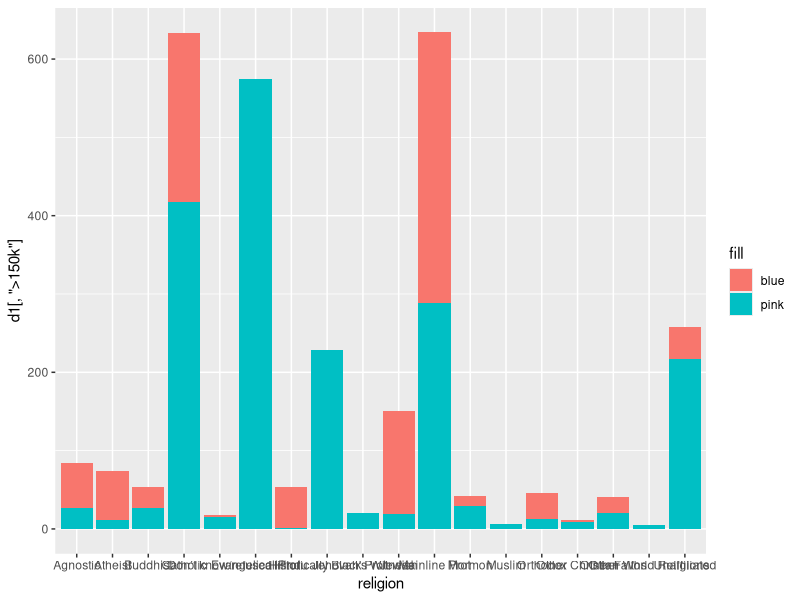
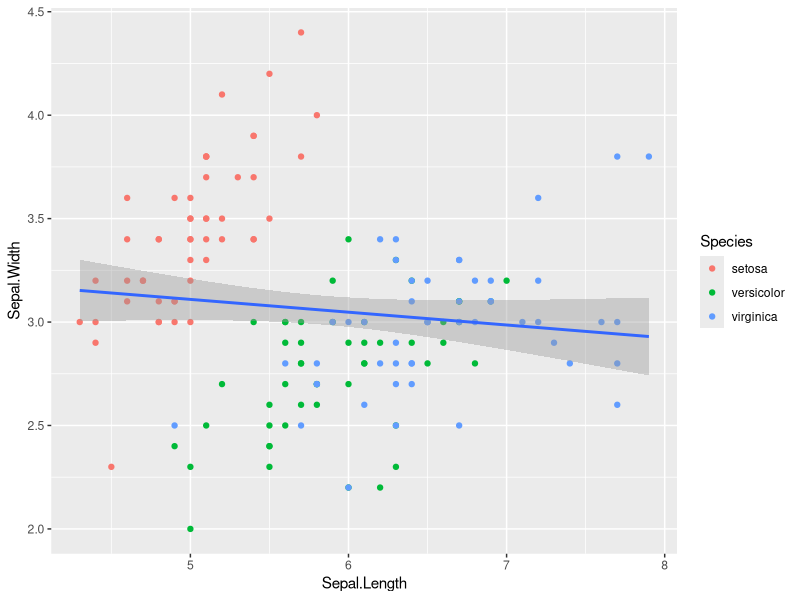
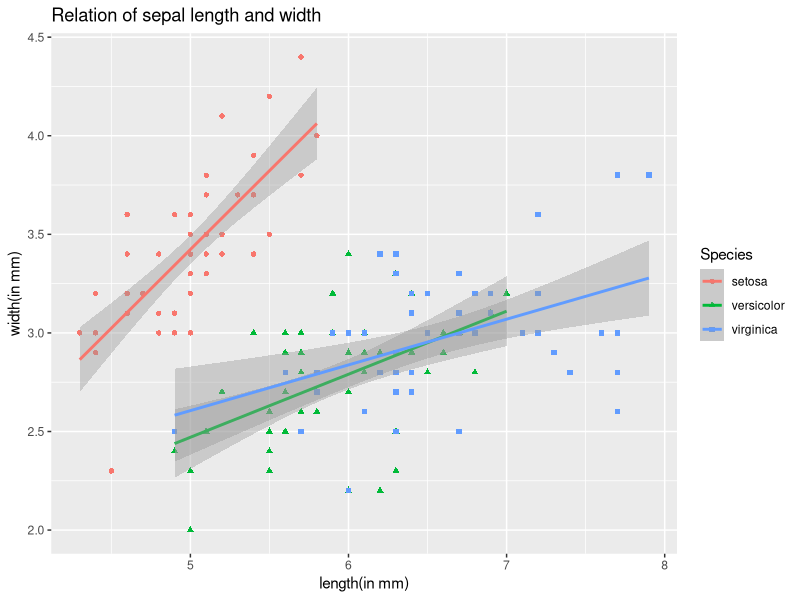

R code for these plots, in order:
## ---- chunk 1
library(tidyverse)
#my_data<-read.csv('counts_data.csv')
data('relig_income')
relig_income
typeof(relig_income)
d1<-as.data.frame(relig_income)
colnames(d1)
## ---- chunk 2
ggplot(data = d1,aes(x=religion)) +
  geom_col(aes(y = d1[,'>150k'],fill = 'blue'))+
  geom_col(aes(y=d1[,'<$10k'],fill= 'pink'))

## ---- chunk 3
data("iris")
d2<-as.data.frame(iris)
head(d2)
#plot graph to check for relation between sepal.length and sepal.width
ggplot(
  data=d2,
  aes(x=Sepal.Length,y=Sepal.Width)
)+
  geom_point(aes(colour=Species))+
  geom_smooth(method='lm')
## ---- chunk 4
ggplot(
  data=d2,
  aes(x=Sepal.Length,y=Sepal.Width,colour=Species,shape = Species)
)+
  geom_point()+
  geom_smooth(method='lm')+
  labs(title = 'Relation of sepal length and width',x= 'length(in mm)',y="width(in mm)")
